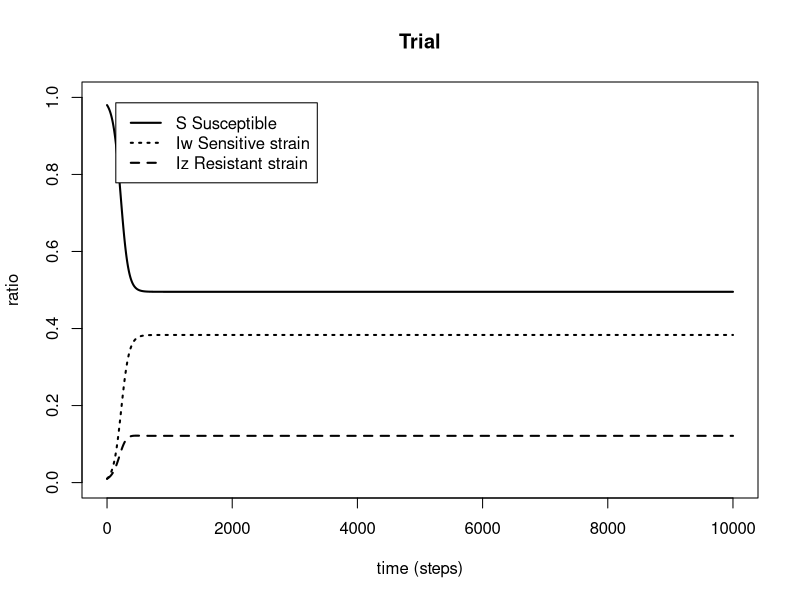
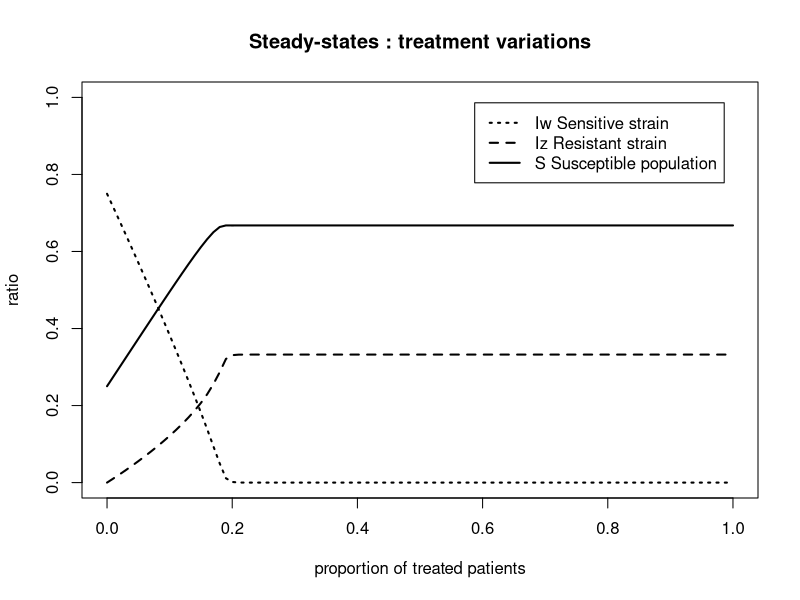
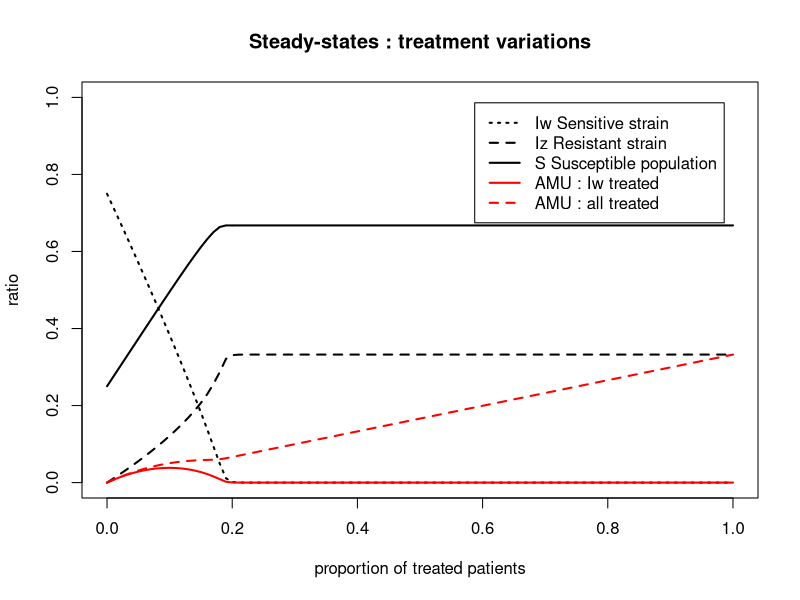
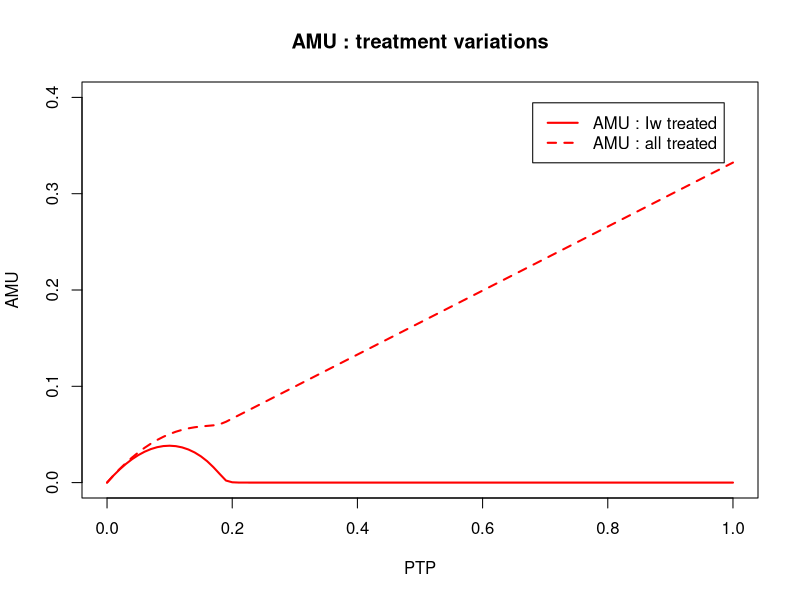
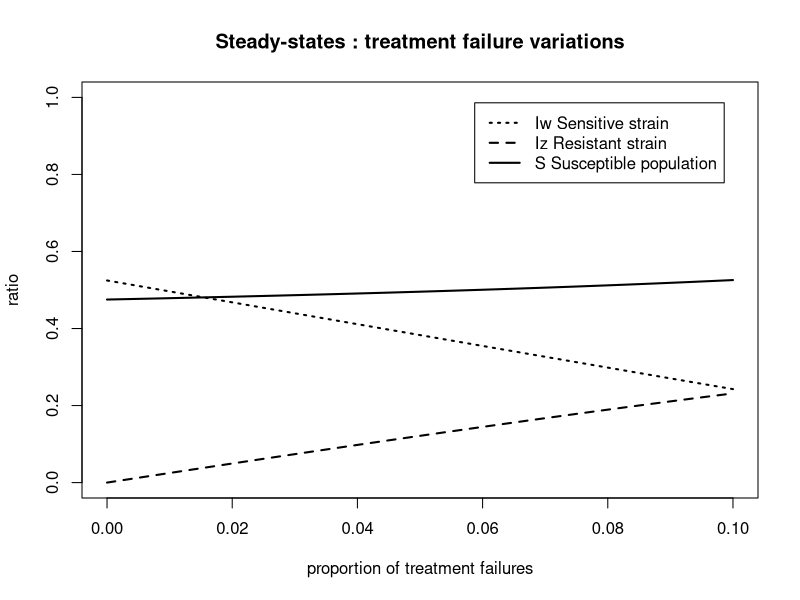

These figures' R source, in order:
## ---- chunk 1
library(deSolve)

options("scipen" = 10)
N <- 1
a <- 10000 #time span
m <- 1 #time step

pbeta_w <- 0.04 #transmission parameter of Iw
pbeta_z <- 0.015 #transmission parameter of Iz

pgammaa <- 0.01 #innate recovery rate
pgamma_tilt <- 0.1 #recovery rate of Iw when treated by antibiotics


prho <- 0.05 #probability of clinical failure

peps <- 0.10 #initial value of the ratio of treated patients





prhoi <- seq(0,0.10,by=0.001)
pepsi <- seq(0,1,by=0.01)


prop <- 0.01 



conv_crit <- 0.00001


## ---- chunk 2
parameters <- c(beta_w=pbeta_w, beta_z=pbeta_z, gamma=pgammaa, gamma_prim=pgamma_tilt, eps=peps, rho=prho)

state <- c(S=1-2*prop, Iw=prop, Iz=prop)

times <- seq(0, a, by=m)

SIS=function(times, state, parameters){
  with(as.list(c(state,parameters)),
       {dS = - beta_w*Iw*S - beta_z*Iz*S + gamma*(1-eps)*Iw + gamma_prim*eps*Iw + gamma*Iz
        dIw = beta_w*Iw*S + (1-eps)*beta_w*Iw*Iz - eps*beta_z*Iz*Iw - rho*eps*Iw - gamma*(1-eps)*Iw - gamma_prim*eps*Iw
        dIz = beta_z*Iz*S + eps*beta_z*Iz*Iw + rho*eps*Iw - (1-eps)*beta_w*Iw*Iz - gamma*Iz
        
        list(c(dS, dIw, dIz))
       })
}

out=as.data.frame(
  ode(y=state, times=times, func=SIS, parms=parameters)
)

## ---- chunk 3

plot(times, out$S, main="Trial", xlab="time (steps)", ylab="ratio", ylim=c(0,1), lty=1, lwd=2, type="l")
lines(times, out$Iw, lty=3, lwd=2)
lines(times, out$Iz, lty=2, lwd=2)

legend("topleft" , inset=.05, c("S Susceptible","Iw Sensitive strain", "Iz Resistant strain"), lty=c(1,3,2), lwd=c(2,2,2))
## ---- chunk 4

parameters <- c(beta_w=pbeta_w, beta_z=pbeta_z, gamma=pgammaa, gamma_prim=pgamma_tilt, eps=peps, rho=prho)

state <- c(S=1-2*prop, Iw=prop, Iz=prop)

times <- seq(0, a, by=m)


root_main=function(times, state, parameters){
  dstate <- unlist(SIS(times, state, parameters))
  sum(abs(dstate)) - conv_crit
  }

exploit_param_eps=function(x) {
  parameters[5] <- x
  out <- lsodar(func=SIS, y=state, parms=parameters, times=times, rootfunc=root_main)
  return(tail(out, n=1))
  }

steady_eps <- do.call(rbind, lapply(pepsi, exploit_param_eps))
steady_eps <- unlist(steady_eps)

steady_time_eps <- steady_eps[,1]
steady_S_eps <- steady_eps[,2]
steady_Iw_eps <- steady_eps[,3]
steady_Iz_eps <- steady_eps[,4]
steady_AMU_Iw_eps <- steady_Iw_eps*pepsi
steady_AMU_Iw_Iz_eps <- (steady_Iw_eps+steady_Iz_eps)*pepsi

## ---- chunk 5

plot(pepsi, steady_Iw_eps, main="Steady-states : treatment variations", xlab="proportion of treated patients", ylab="ratio", ylim=c(0,1), lty=3, lwd=2, type="l")

lines(pepsi, steady_Iz_eps, lty=2, lwd=2)
lines(pepsi, steady_S_eps, lty=1, lwd=2)

legend("topright" , inset=.05, c("Iw Sensitive strain", "Iz Resistant strain", "S Susceptible population"), lty=c(3,2,1), lwd=c(2,2,2))


plot(pepsi, steady_Iw_eps, main="Steady-states : treatment variations", xlab="proportion of treated patients", ylab="ratio", ylim=c(0,1), lty=3, lwd=2, type="l")

lines(pepsi, steady_Iz_eps, lty=2, lwd=2)
lines(pepsi, steady_S_eps, lty=1, lwd=2)
lines(pepsi, steady_AMU_Iw_eps, lty=1, lwd=2, col='red')
lines(pepsi, steady_AMU_Iw_Iz_eps, lty=2, lwd=2, col='red')

legend("topright" , inset=.05, c("Iw Sensitive strain", "Iz Resistant strain", "S Susceptible population", 'AMU : Iw treated', 'AMU : all treated' ), lty=c(3,2,1,1,2), lwd=c(2,2,2,2,2), col=c(rep('black',3), rep('red',2)))

## ---- chunk 6

plot(pepsi, steady_AMU_Iw_eps, main="AMU : treatment variations", xlab="PTP", ylab="AMU", ylim=c(0,0.4), lty=1, lwd=2, type="l", col='red')


lines(pepsi, steady_AMU_Iw_Iz_eps, lty=2, lwd=2, col='red')

legend("topright" , inset=.05, c('AMU : Iw treated', 'AMU : all treated' ), lty=c(1,2), lwd=c(2,2), col=c(rep('red',2)))

## ---- chunk 7

parameters <- c(beta_w=pbeta_w, beta_z=pbeta_z, gamma=pgammaa, gamma_prim=pgamma_tilt, eps=peps, rho=prho)

state <- c(S=1-2*prop, Iw=prop, Iz=prop)

times <- seq(0, a, by=m)


root_main=function(times, state, parameters){
  dstate <- unlist(SIS(times, state, parameters))
  sum(abs(dstate)) - conv_crit
  }

exploit_param_rho=function(x) {
  parameters[6] <- x
  out <- lsodar(func=SIS, y=state, parms=parameters, times=times, rootfunc=root_main)
  return(tail(out, n=1))
  }

steady_rho <- do.call(rbind, lapply(prhoi, exploit_param_rho))
steady_rho <- unlist(steady_rho)

steady_time_rho <- steady_rho[,1]
steady_S_rho <- steady_rho[,2]
steady_Iw_rho <- steady_rho[,3]
steady_Iz_rho <- steady_rho[,4]

## ---- chunk 8
plot(prhoi, steady_Iw_rho, main="Steady-states : treatment failure variations", xlab="proportion of treatment failures", ylab="ratio", ylim=c(0,1), lty=3, lwd=2, type="l")

lines(prhoi, steady_Iz_rho, lty=2, lwd=2)
lines(prhoi, steady_S_rho, lty=1, lwd=2)

legend("topright" , inset=.05, c("Iw Sensitive strain", "Iz Resistant strain", "S Susceptible population" ), lty=c(3,2,1), lwd=c(2,2,2))
